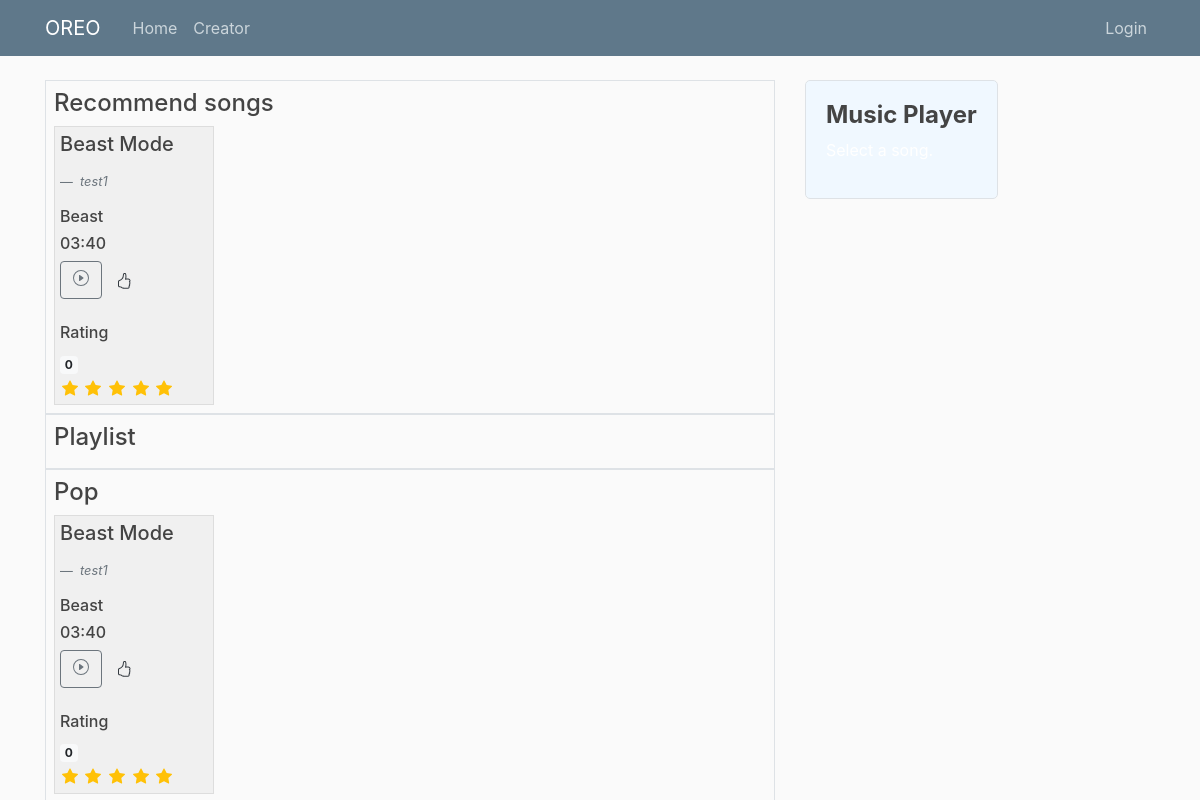
The page / on the database its author committed.
### music/models.py (models this page shows, shortened)
class Song(db.Model):
  id=db.Column(db.Integer,primary_key=True)
  title=db.Column(db.String(50),nullable=False)
  artist=db.Column(db.Integer,db.ForeignKey('creator.id'),
                   nullable=False,)
  album_id=db.Column(db.Integer,db.ForeignKey('album.id'),
                  nullable=False)
  file=db.Column(db.String(50),nullable=False)
  genre=db.Column(db.String(50),nullable=False)
  date_posted = db.Column(db.DateTime, nullable=False, default=datetime.utcnow)
  lyrics=db.Column(db.Text,nullable=False,default='not yet uploaded')
  rating=db.Column(db.Integer,default=0)
  duration=db.Column(db.Integer,nullable=False,default=0)
  creator = db.relationship('Creator', backref='songs')

class Creator(db.Model,UserMixin):
  id=db.Column(db.Integer,primary_key=True)
  name=db.Column(db.String(50),nullable=False)
  email=db.Column(db.String(120),unique=True,nullable=False)
  password=db.Column(db.String(50),nullable=False)
  album=db.relationship('Album',backref='creator',lazy=True)
  rating=db.Column(db.Integer,default=0)

class Album(db.Model):
  id=db.Column(db.Integer,primary_key=True)
  name=db.Column(db.String(50),nullable=False,unique=True)
  rating=db.Column(db.Integer,default=0)
  artist=db.Column(db.String(50),db.ForeignKey('creator.id'), nullable=False)
  songs=db.relationship('Song',backref='album',lazy=True)

### music/routes.py (the view, shortened to what this page needs)
@app.route('/',methods=('GET','POST'))
def home():
  user_song = []
  if current_user.is_authenticated:
      total = Playlist.query.filter_by(user=current_user.id).all()
      song_ids = {playlist.songs for playlist in total}
      user_song = Song.query.filter(Song.id.in_(song_ids)).all()
  distinct_genre = db.session.query(Song.genre).group_by(Song.genre).all()
  Songs = Song.query.all()
  if current_user.is_authenticated:
    total=Playlist.query.filter_by(user=current_user.id).all()
    song_ids = {playlist.songs for playlist in total}
    user_song = Song.query.filter(Song.id.in_(song_ids)).all()
    return render_template('home.html',songs=Songs,user_song=user_song,genres=distinct_genre)
  return render_template('home.html',songs=Songs,genres=distinct_genre)

### music/templates/home.html (shortened to what this page needs)
{% extends 'user_layout.html' %}
{% block content %}
<div class='recommend-songs border border-success-subtle p-2 border-opacity-10'>
  <h4>Recommend songs</h4>
  <div class="horizontal-swipe">
    {% for song in songs %}
    <div class='item'>
      <figure>
        <blockquote class="blockquote">
          <h5>{{song.title}}</h5>
        </blockquote>
        <figcaption class="blockquote-footer">
          <cite title="Source Title">{{song.creator.name}}</cite>
        </figcaption>
      </figure>
      <h6>{{song.album.name}}</h6>
      <h6>{{song.duration}}</h6>
      <form action='' method='post'>
        <button value='{{song.id}}' name='play' class='btn btn-outline-secondary playbutton'>
          </button>
        <button value='{{song.id}}' name='liked' class='btn btn-outline-dark btn-sm align-text-top border-0'>
        </button>
        <div class="star-rating" class="rate-button">
          <h6>Rating</h6>
          <span class="badge badge-light">{{song.rating}}</span>
          <div class="d-grid gap-5 d-md-block align-baseline">
            {% for i in range(5, 0, -1) %}
                <button value='{{i}}' name='rate' data-song-id='{{song.id}}' class="btn btn-outline-warning btn-extra-small align-text-top border-0 rate-button">{{i}}</button>
            {% endfor %}
          </div>
        </div>
      </form>
    </div>
    {% endfor %}
  </div>
</div>
<div class='playlist border border-success-subtle p-2 border-opacity-10'>
  <h4>Playlist</h4>
</div>
  {% for genre in genres %}
  <div class='genre border border-success-subtle p-2 border-opacity-10'>
  <h4>{{genre[0]}}</h4>
  <div class="horizontal-swipe">
    {% for song in songs %}
    {% if song.genre==genre[0] %}
    <div class='item'>
      <figure>
        <blockquote class="blockquote">
          <h5>{{song.title}}</h5>
        </blockquote>
        <figcaption class="blockquote-footer">
          <cite title="Source Title">{{song.creator.name}}</cite>
        </figcaption>
      </figure>
      <h6>{{song.album.name}}</h6>
      <h6>{{song.duration}}</h6>
      <form action='' method='post'>
        <button value='{{song.id}}' name='play' class='btn btn-outline-secondary playbutton'>
          </button>
        <button value='{{song.id}}' name='liked' class='btn btn-outline-dark btn-sm align-text-top border-0'>
        </button>
        <div class="star-rating" class="rate-button">
          <h6>Rating</h6>
          <span class="badge badge-light">{{song.rating}}</span>
          <div class="d-grid gap-5 d-md-block align-baseline">
            {% for i in range(5, 0, -1) %}
                <button value='{{i}}' name='rate' data-song-id='{{song.id}}' class="btn btn-outline-warning btn-extra-small align-text-top border-0 rate-button">{{i}}</button>
            {% endfor %}
          </div>
        </div>
      </form>
    </div>
    {% endif %}
    {% endfor %}
  </div>
  </div>
    {% endfor %}
</div>
<div class="col-md-4">
  <div class="content-section sidebar-sticky sidebar position-fixed" style="background-color: #F0F8FF; color: #fff; padding: 20px;">
    <h3 style="font-weight: bold; font-size: 24px;">Music Player</h3>
    {% if stream %}
    <div class="song-details">
        <h4 style="font-size: 20px; margin-bottom: 10px;">{{stream.title}}</h4>
        <p style="font-size: 16px; margin-bottom: 5px;">{{stream.creator.name}}</p>
        <p style="font-size: 14px; line-height: 1.5; margin-bottom: 20px;">{{stream.lyrics}}</p>
        <audio controls class="w-100">
            <source src="{{ url_for('static', filename='saved_songs/'+stream.file) }}" type="audio/mpeg">
            Your browser does not support the audio element.
        </audio>
    </div>
    {% else %}
        <p style="font-size: 16px;">Select a song.</p>
    {% endif %}
  </div>
</div>
{% endblock %}

### music/static/main.css (style rules this page uses)
body { background: #fafafa; color: #333333; margin-top: 5rem; }
h1, h2, h3, h4, h5, h6 { color: #444444; }
.content-section { background: #ffffff; padding: 10px 20px; border: 1px solid #dddddd; border-radius: 3px; margin-bottom: 20px; }
html { height: 100%; width: 100%; }
.horizontal-swipe { display: flex; overflow-x: auto; scrollbar-width: none; -ms-overflow-style: none; }
.item { flex: 0 0 auto; width: 160px; margin-right: 10px; background-color: #f0f0f0; border: 1px solid #ddd; padding: 5px; height: 160 px; }
@media (hover: none) { .horizontal-swipe { -webkit-overflow-scrolling: touch; } }
.content-section { background-color: #f8f9fa; border: 1px solid #dee2e6; padding: 20px; border-radius: 5px; }
.rate-button { padding: 0.20rem 0.10rem; font-size: 0.002rem; line-height: .5; border-radius: 0.2rem; }
.playbutton { margin-right: 0.100rem; }

### rows shown on the page
Song: title "Beast Mode", creator.name "test1", album.name "Beast", duration "03:40", {{ song.id }} 1 (drawn), rating "0", {{ i }} 5 (drawn), {{ i }} 4 (drawn), {{ i }} 3 (drawn), {{ i }} 2 (drawn), {{ i }} 1 (drawn)

### other values the page prints
{{ genre[0] }} "Pop"
